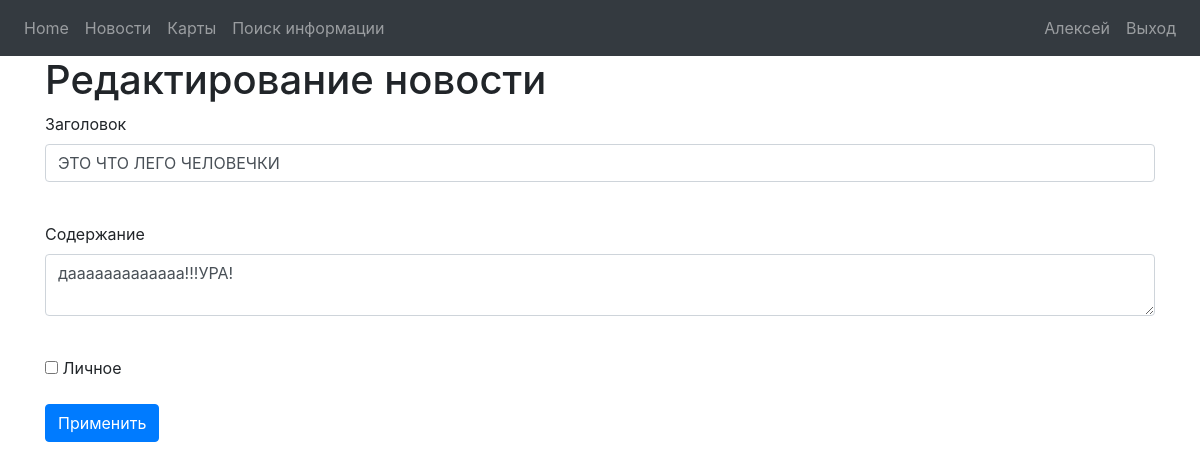
/edit-news/1 (signed in), run on the app's committed database.
### data/users.py (models this page shows)
class User(SqlAlchemyBase, UserMixin):
    __tablename__ = 'users'
    id = sqlalchemy.Column(sqlalchemy.Integer, primary_key=True)
    email = sqlalchemy.Column(sqlalchemy.String, unique=True)
    password = sqlalchemy.Column(sqlalchemy.String)
    first_name = sqlalchemy.Column(sqlalchemy.String)
    notes = orm.relationship("Note", back_populates="user")
    news = orm.relationship("News", back_populates='user')

### data/news.py (models this page shows)
class News(SqlAlchemyBase):
    __tablename__ = 'news'
    id = sqlalchemy.Column(sqlalchemy.Integer,
                           primary_key=True, autoincrement=True)
    title = sqlalchemy.Column(sqlalchemy.String, nullable=True)
    content = sqlalchemy.Column(sqlalchemy.String, nullable=True)
    created_date = sqlalchemy.Column(sqlalchemy.DateTime,
                                     default=datetime.datetime.now)
    is_private = sqlalchemy.Column(sqlalchemy.Boolean, default=True)
    user_id = sqlalchemy.Column(sqlalchemy.Integer,
                                sqlalchemy.ForeignKey("users.id"))
    user = orm.relationship('User')

### view.py (the view, shortened to what this page needs)
@view.route('/edit-news/<int:news_id>', methods=['GET', 'POST'])
@login_required
def edit_news(news_id):
    form = NewsForm()
    if request.method == "GET":
        db_sess = db_session.create_session()
        news = db_sess.query(News).filter(News.id == news_id,
                                          News.user == current_user
                                          ).first()
        if news:
            form.title.data = news.title
            form.content.data = news.content
            form.is_private.data = news.is_private
        else:
            abort(404)
    return render_template('news_action.html',
                           title='Редактирование новости',
                           form=form, user=current_user, act="Edit news"
                           )

### forms/news.py
class NewsForm(FlaskForm):
    title = StringField('Заголовок', validators=[DataRequired()])
    content = TextAreaField("Содержание")
    is_private = BooleanField("Личное")
    submit = SubmitField('Применить')

### __init__.py (called while the page is built)
def create_app():
    app = Flask(__name__)
    app.config["SECRET_KEY"] = "Leha_secret"
    db_session.global_init(f"db/{DB_NAME}")
    app.register_blueprint(view, url_prefix="/")
    app.register_blueprint(auth, url_prefix="/")
    login_manager = LoginManager()
    login_manager.login_view = "auth.login"
    login_manager.init_app(app)
    @login_manager.user_loader
    def load_user(user_id):
        db_sess = db_session.create_session()
        return db_sess.query(User).get(int(user_id))
    app.run()
    return app

### data/db_session.py (called while the page is built)
def create_session() -> Session:
    global __factory
    return __factory()

### templates/news_action.html (shortened to what this page needs)
{% extends 'base.html' %}{% block title %}{{ act }}{% endblock %}
{% block content %}
<h1>{{ title }}</h1>
<form action="" method="post">
    <p>
        {{ form.title.label }}<br>
        {{ form.title(class="form-control") }}<br>
    </p>
    <p>
        {{ form.content.label }}<br>
        {{ form.content(class="form-control") }}<br>
    </p>
    <p>{{ form.is_private() }} {{ form.is_private.label }}</p>
    <p>{{ form.submit(type="submit", class="btn btn-primary") }}</p>
</form>
{% endblock %}

### templates/base.html (shortened to what this page needs)
<!DOCTYPE html>
<html>
  <head>
    <link
      rel="stylesheet"
      href="https://stackpath.bootstrapcdn.com/bootstrap/4.4.1/css/bootstrap.min.css"
    />
    <link
      rel="stylesheet"
      href="https://stackpath.bootstrapcdn.com/font-awesome/4.7.0/css/font-awesome.min.css"
    />
  </head>
  <body>
    <nav class="navbar navbar-expand-lg navbar-dark bg-dark">
      <div class="collapse navbar-collapse" id="navbar">
        <div class="navbar-nav">
          {% if user.is_authenticated %}
          <a class="nav-item nav-link" id="home" href="/">Home</a>
          <a class="nav-item nav-link" id="news" href="/news">Новости</a>
          <a class="nav-item nav-link" id="maps" href="/maps">Карты</a>
          <a class="nav-item nav-link" id="info" href="/find_info">Поиск информации</a>
          {% else %}
          <a class="nav-item nav-link" id="login" href="/login">Вход</a>
          <a class="nav-item nav-link" id="register" href="/register">Регистрация</a>
          {% endif %}
        </div>
      </div>
      <div class="navbar-nav" align="right">
        {% if user.is_authenticated %}
        <a class="nav-item nav-link" id="cabinet" href="/cabinet">{{ user.first_name }}</a>
        <a class="nav-item nav-link" id="logout" href="/logout">Выход</a>
        {% endif %}
      </div>
    </nav>
    <div class="container">{% block content %}{% endblock %}</div>
  </body>
</html>

### data on the page
User: first_name "Алексей"
News: title "ЭТО ЧТО ЛЕГО ЧЕЛОВЕЧКИ", content "дааааааааааааа!!!УРА!"

### other printed values
{{ title }} "Редактирование новости"
